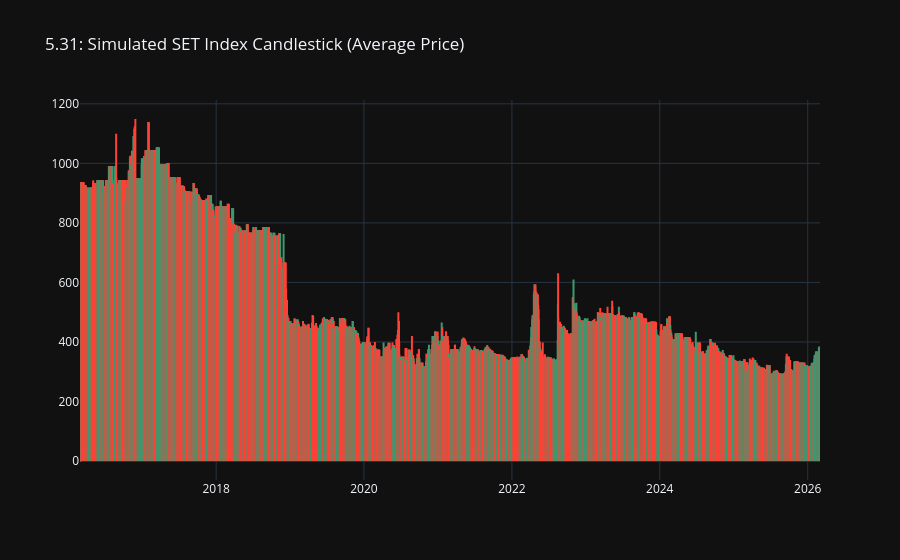
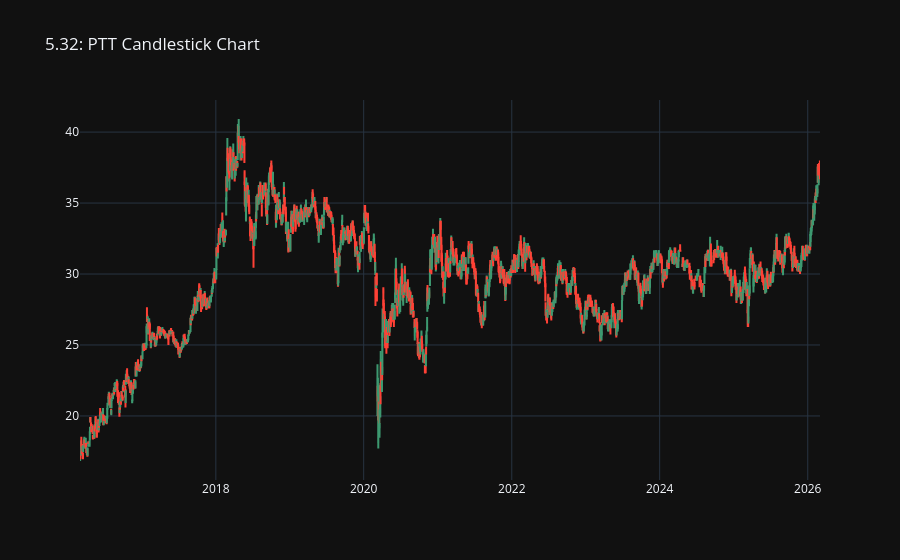

The notebook cell these images were saved under, in order:
### Code cell
import psycopg2
import pandas as pd
import numpy as np
import matplotlib.pyplot as plt
import seaborn as sns
import plotly.graph_objects as go
import warnings
import os
from IPython.display import display, Markdown

warnings.filterwarnings('ignore') 
plt.rcParams['font.family'] = 'Tahoma' 
plt.rcParams['axes.titlesize'] = 14

conn = psycopg2.connect(host="127.0.0.1", database="set_quant", user="postgres", password="Shifa.326459")

# ==========================================
# 5.31 & 5.32: Candlestick Charts
# ==========================================
display(Markdown("### 📌 5.31 & 5.32 Candlestick Charts"))

# 5.31: SET Index Candlestick (Simulated)
query_set_ohlc = """
    SELECT date, AVG(open) as open, MAX(high) as high, MIN(low) as low, AVG(close) as close
    FROM fact_daily_prices
    GROUP BY date
    ORDER BY date
"""
df_set_ohlc = pd.read_sql(query_set_ohlc, conn)

fig_set = go.Figure(data=[go.Candlestick(
    x=df_set_ohlc['date'], open=df_set_ohlc['open'], high=df_set_ohlc['high'],
    low=df_set_ohlc['low'], close=df_set_ohlc['close'], name='SET Proxy'
)])
fig_set.update_layout(title='5.31: Simulated SET Index Candlestick (Average Price)', template='plotly_dark', xaxis_rangeslider_visible=False)
fig_set.show()

# 5.32: Any Stock Candlestick (Example: PTT)
target_stock = 'PTT'
query_ptt = f"SELECT date, open, high, low, close FROM fact_daily_prices WHERE symbol='{target_stock}' ORDER BY date"
df_ptt = pd.read_sql(query_ptt, conn)

fig_ptt = go.Figure(data=[go.Candlestick(
    x=df_ptt['date'], open=df_ptt['open'], high=df_ptt['high'],
    low=df_ptt['low'], close=df_ptt['close'], name=target_stock
)])
fig_ptt.update_layout(title=f'5.32: {target_stock} Candlestick Chart', template='plotly_dark', xaxis_rangeslider_visible=False)
fig_ptt.show()


# ==========================================
# 5.33 - 5.36: Classification
# ==========================================
display(Markdown("### 📌 5.33 - 5.36 Stock Classification"))

query_class = "SELECT symbol, market_cap, beta FROM dim_companies_cleaned WHERE market_cap > 0"
df_class = pd.read_sql(query_class, conn)

# 5.33 & 5.34: By Market Cap
df_class['Market Cap Class'] = pd.cut(df_class['market_cap'], 
                                      bins=[0, 10e9, 100e9, float('inf')], 
                                      labels=['Small Cap (<10B)', 'Mid Cap (10B-100B)', 'Large Cap (>100B)'])

fig, axes = plt.subplots(1, 2, figsize=(16, 6))
sns.countplot(data=df_class, x='Market Cap Class', palette='viridis', ax=axes[0])
axes[0].set_title('5.34: Classification by Market Cap', fontweight='bold')
axes[0].set_ylabel('Number of Stocks')

# 5.35 & 5.36: By Beta (Volatility)
df_beta_class = df_class.dropna(subset=['beta']).copy()
df_beta_class['Risk Profile'] = pd.cut(df_beta_class['beta'], 
                                       bins=[0, 0.8, 1.2, float('inf')], 
                                       labels=['Defensive (Beta < 0.8)', 'Market Performer', 'High Volatility (Beta > 1.2)'])

df_beta_class['Risk Profile'].value_counts().plot(kind='pie', autopct='%1.1f%%', cmap='Pastel1', ax=axes[1])
axes[1].set_title('5.36: Classification by Volatility (Beta)', fontweight='bold')
axes[1].set_ylabel('')

plt.tight_layout()
plt.show()


# ==========================================
# 5.39 & 5.40: High Volatility (Beta Analysis)
# ==========================================
display(Markdown("### 📌 5.39 & 5.40 High Volatility Stocks (Beta > 1)"))
display(Markdown("*Which stocks move close to SET index that 1% of SET changed then that stock move far beyond than 1%?*"))

query_high_beta = """
    SELECT symbol, company_name_th, sector, beta 
    FROM dim_companies_cleaned 
    WHERE beta > 1 
    ORDER BY beta DESC
"""
df_high_beta = pd.read_sql(query_high_beta, conn)

display(Markdown(f"👉 พบหุ้นที่ผันผวนสูงกว่าตลาด (Beta > 1) จำนวน **{len(df_high_beta)}** ตัว"))
display(Markdown("**Top 10 Most Volatile Stocks:**"))
display(df_high_beta.head(10).style.format({"beta": "{:.3f}"}))


# ==========================================
# 5.41 & 5.42: Line Graphs
# ==========================================
display(Markdown("### 📌 5.41 & 5.42 Line Graphs"))

fig, axes = plt.subplots(1, 2, figsize=(18, 6))

# 5.41: SET Index Line Graph
axes[0].plot(df_set_ohlc['date'], df_set_ohlc['close'], color='dodgerblue', linewidth=2)
axes[0].set_title('5.41: Simulated SET Index (Line Graph)', fontweight='bold')
axes[0].grid(True, alpha=0.3)

# 5.42: Any Stock Line Graph (PTT)
axes[1].plot(df_ptt['date'], df_ptt['close'], color='darkorange', linewidth=2)
axes[1].set_title(f'5.42: {target_stock} Line Graph', fontweight='bold')
axes[1].grid(True, alpha=0.3)

plt.tight_layout()
plt.show()


# ==========================================
# 5.43 & 5.44: Financial Ratios (ROE, D/E, P/E)
# ==========================================
display(Markdown("### 📌 5.43 & 5.44 Financial Ratios (ROE, D/E, P/E)"))

query_ratios = """
    SELECT 
        c.symbol, 
        c.company_name_th, 
        c.sector,
        c.roe,
        y.trailing_pe as pe_ratio,
        f.debt_to_equity as de_ratio
    FROM dim_companies_cleaned c
    LEFT JOIN yfinance_stock_info y ON c.symbol = y.symbol
    LEFT JOIN fact_fundamentals_full f ON c.symbol = f.symbol
    WHERE c.roe IS NOT NULL OR y.trailing_pe IS NOT NULL
    ORDER BY c.roe DESC NULLS LAST
"""
df_ratios = pd.read_sql(query_ratios, conn)

display(Markdown("**Top 15 Stocks Ranked by Return on Equity (ROE):**"))
display(df_ratios.head(15).style.format({
    "roe": "{:.2f}%",
    "pe_ratio": "{:.2f}",
    "de_ratio": "{:.2f}"
}, na_rep="-"))


# ==========================================
# 5.37 & 5.38: Export Database
# ==========================================
display(Markdown("### 📌 5.37 & 5.38 Export Data and Schema"))

os.makedirs('exports_final', exist_ok=True)

# Export Data (CSV)
df_clean.to_csv('exports_final/companies_master.csv', index=False)
df_ratios.to_csv('exports_final/financial_ratios.csv', index=False)

# Export Schema
query_schema = "SELECT table_name, column_name, data_type FROM information_schema.columns WHERE table_schema='public'"
df_schema = pd.read_sql(query_schema, conn)
df_schema.to_csv('exports_final/database_schema.csv', index=False)

### Figure 1 — Plotly figure (JSON) as saved in the notebook; plotly's stock layout.template omitted (floating-point values rounded to 4 significant figures; data arrays with more than 128 entries replaced by an {"elided": "..."} marker saying what was removed)
{"data": [{"close": {"elided": "2430 float values"}, "high": {"elided": "2430 float values"}, "low": {"elided": "2430 float values"}, "name": "SET Proxy", "open": {"elided": "2430 float values"}, "type": "candlestick", "x": {"elided": "2430 str values"}}], "layout": {"title": {"text": "5.31: Simulated SET Index Candlestick (Average Price)"}, "xaxis": {"rangeslider": {"visible": false}}}}

### Figure 2 — Plotly figure (JSON) as saved in the notebook; plotly's stock layout.template omitted (floating-point values rounded to 4 significant figures; data arrays with more than 128 entries replaced by an {"elided": "..."} marker saying what was removed)
{"data": [{"close": {"elided": "2428 float values"}, "high": {"elided": "2428 float values"}, "low": {"elided": "2428 float values"}, "name": "PTT", "open": {"elided": "2428 float values"}, "type": "candlestick", "x": {"elided": "2428 str values"}}], "layout": {"title": {"text": "5.32: PTT Candlestick Chart"}, "xaxis": {"rangeslider": {"visible": false}}}}
